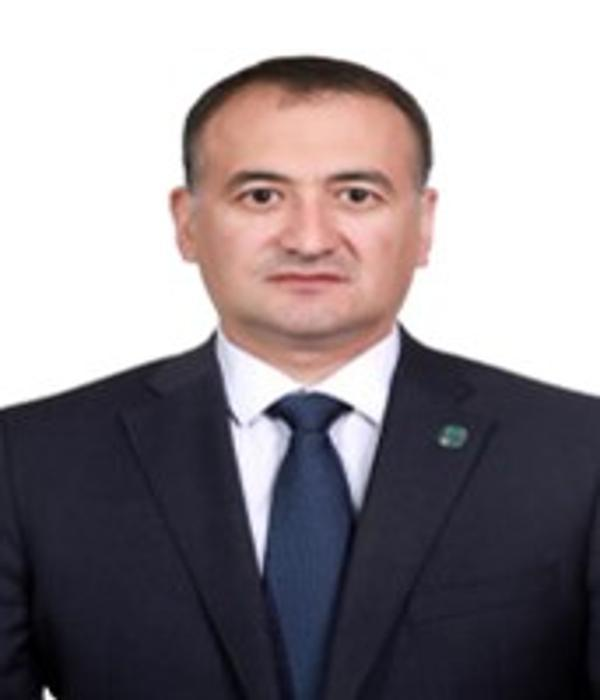
#> input picture media/employee_base_images/Фазилов_Акбар-cbb28e6b.png, 600 x 700 px
$ python -i face.py   (imports and definitions only)
#> lines starting #> are read from the running program, lines starting #| are printed output that depends on the picture
#> further down, picture is the input picture: PIL image 600x700 RGB; mean R, G, B 146.1, 139, 143.7
from collections import OrderedDict
from dataclasses import dataclass
from functools import lru_cache
from io import BytesIO
import base64
import binascii
import os
import threading

import numpy as np
import requests
from PIL import Image
from django.conf import settings

try:
    import cv2
except ImportError:
    cv2 = None


# cv2.FaceDetectorYN/FaceRecognizerSF instances are cached as process-wide
# singletons (see _get_sface_engines) but their setInputSize()/detect()/
# alignCrop()/feature() calls mutate shared internal state and are not
# thread-safe. Django's runserver handles requests on multiple threads, so
# concurrent face-verify calls without this lock corrupt the shared detector
# and crash with OpenCV assertion errors (e.g. matrix_wrap.cpp FIXED_TYPE).
_FACE_ENGINE_LOCK = threading.Lock()

# [1 line that did not run here, left out]
YUNET_MODEL_FILENAME = 'face_detection_yunet_2023mar.onnx'
SFACE_MODEL_FILENAME = 'face_recognition_sface_2021dec.onnx'
YUNET_MODEL_URL = 'https://github.com/opencv/opencv_zoo/raw/main/models/face_detection_yunet/face_detection_yunet_2023mar.onnx'
SFACE_MODEL_URL = 'https://github.com/opencv/opencv_zoo/raw/main/models/face_recognition_sface/face_recognition_sface_2021dec.onnx'


def _require_cv2():
    if cv2 is None:
        raise ValueError('opencv-contrib-python-headless is not installed in employee_service environment')
    return cv2


# [85 lines left out: functions decode_image_to_pil, _ensure_face_model_file, _get_sface_engines, _extract_face_embedding, not called in this run]


@lru_cache(maxsize=1)
def _get_face_cascade_classifier():
    cv2_module = _require_cv2()
    cascade_path = cv2_module.data.haarcascades + 'haarcascade_frontalface_default.xml'
    classifier = cv2_module.CascadeClassifier(cascade_path)
    if classifier.empty():
        raise ValueError('Could not load Haar cascade model')
    return classifier


def extract_primary_face(image: Image.Image):
    cv2_module = _require_cv2()
    classifier = _get_face_cascade_classifier()
    rgb = np.asarray(image.convert('RGB'))
    gray = cv2_module.cvtColor(rgb, cv2_module.COLOR_RGB2GRAY)
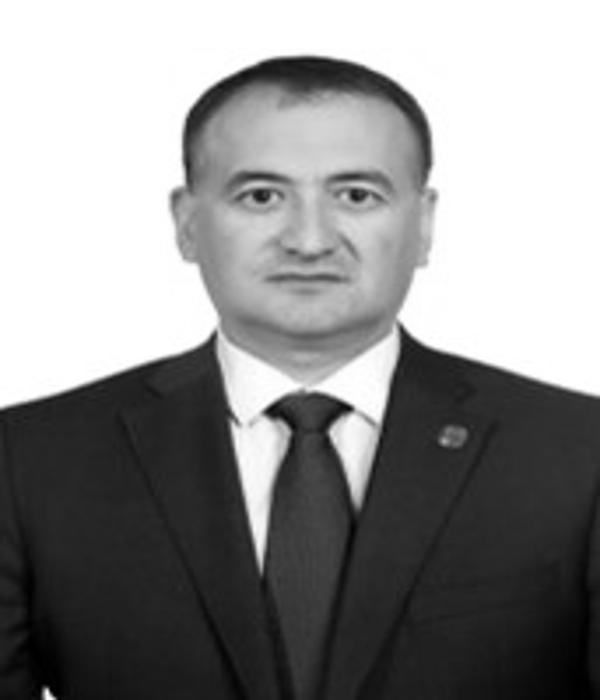
#> gray: shape (700, 600); min 0, max 255, mean 141.7
    faces = classifier.detectMultiScale(gray, scaleFactor=1.1, minNeighbors=5, minSize=(80, 80))
#> faces = [[179, 96, 255, 255], [224, 352, 165, 165]]
    if faces is None or len(faces) == 0:
        return None

    x, y, w, h = max(faces, key=lambda face: int(face[2]) * int(face[3]))
#> x = 179; y = 96; w = 255; h = 255
    padding_x = int(w * 0.12)
#> padding_x = 30
    padding_y = int(h * 0.18)
#> padding_y = 45
    x1 = max(x - padding_x, 0)
#> x1 = 149
    y1 = max(y - padding_y, 0)
#> y1 = 51
    x2 = min(x + w + padding_x, gray.shape[1])
#> x2 = 464
    y2 = min(y + h + padding_y, gray.shape[0])
#> y2 = 396
    face_gray = gray[y1:y2, x1:x2]
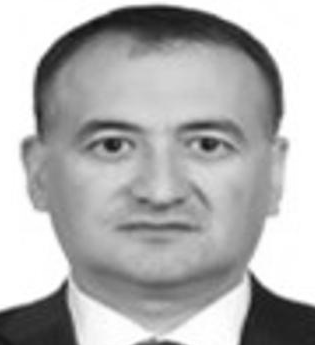
#> face_gray: shape (345, 315); min 16, max 255, mean 175.9
    if face_gray.size == 0:
        return None
    face_gray = cv2_module.resize(face_gray, (160, 160), interpolation=cv2_module.INTER_AREA)
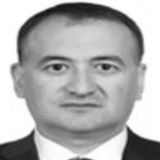
#> face_gray: shape (160, 160); min 19, max 255, mean 175.9
    return face_gray


# [209 lines left out: functions detect_face_boxes, estimate_head_pose_from_frames, _embedding_similarity_percent, _orb_similarity, _ncc_similarity, _gradient_similarity and 1 more, not called in this run]


@dataclass(frozen=True)
class ReferenceFace:
    """Эталон фотодан бир марта олинадиган белгилар: SFace эмбеддинги ва Haar кесими (160×160, кулранг).

    Илгари улар ҳар бир кадр учун қайта ҳисобланарди: 12 Мп эталон фотода бир кадрга ~2 с CPU (YuNet + Haar),
    Face ID кириши 3 кадр юборади — бир текширишга ~6 с, шу вақт ичида бошқа юз текширишлари қулф кутарди.
    Ҳисоб детерминистик: натижа (ўхшашлик фоизи) аввалгидек чиқади.
    """

    embedding: object   # np.ndarray | None
    face: object        # np.ndarray | None


class UnreadableReferenceImage(ValueError):
    """Эталон файлни расм сифатида очиб бўлмади."""


# [11 lines left out: function prepare_reference_face, not called in this run]


REFERENCE_CACHE_SIZE = 256
_REFERENCE_CACHE = OrderedDict()
_REFERENCE_CACHE_LOCK = threading.Lock()


# [85 lines left out: functions _reference_cache_key, reference_face_from_file, calculate_face_similarity, not called in this run]

>>> from PIL import Image
>>> picture = Image.open('../media/employee_base_images/Фазилов_Акбар-cbb28e6b.png')
>>> result = extract_primary_face(picture)
